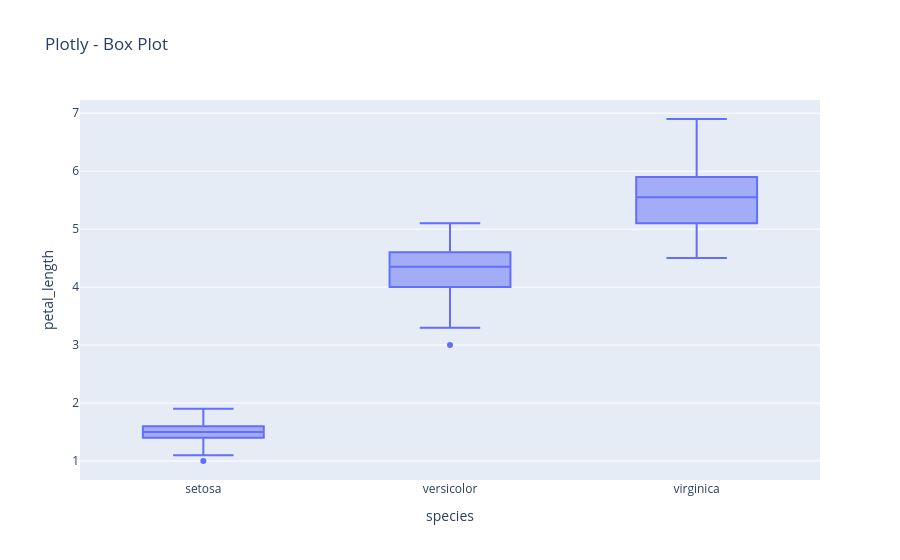

The cell this chart's notebook holds for it:
### Code cell
px.box(df, x="species", y="petal_length", title="Plotly - Box Plot").show()

### Figure 1 — Plotly figure (JSON) as saved in the notebook; plotly's stock layout.template omitted (floating-point values rounded to 4 significant figures; data arrays with more than 128 entries replaced by an {"elided": "..."} marker saying what was removed)
{"data": [{"alignmentgroup": "True", "hovertemplate": "species=%{x}<br>petal_length=%{y}<extra></extra>", "legendgroup": "", "marker": {"color": "#636efa"}, "name": "", "notched": false, "offsetgroup": "", "orientation": "v", "showlegend": false, "type": "box", "x": {"elided": "150 str values"}, "x0": " ", "xaxis": "x", "y": {"elided": "150 float values"}, "y0": " ", "yaxis": "y"}], "layout": {"boxmode": "group", "legend": {"tracegroupgap": 0}, "title": {"text": "Plotly - Box Plot"}, "xaxis": {"anchor": "y", "domain": [0, 1], "title": {"text": "species"}}, "yaxis": {"anchor": "x", "domain": [0, 1], "title": {"text": "petal_length"}}}}
